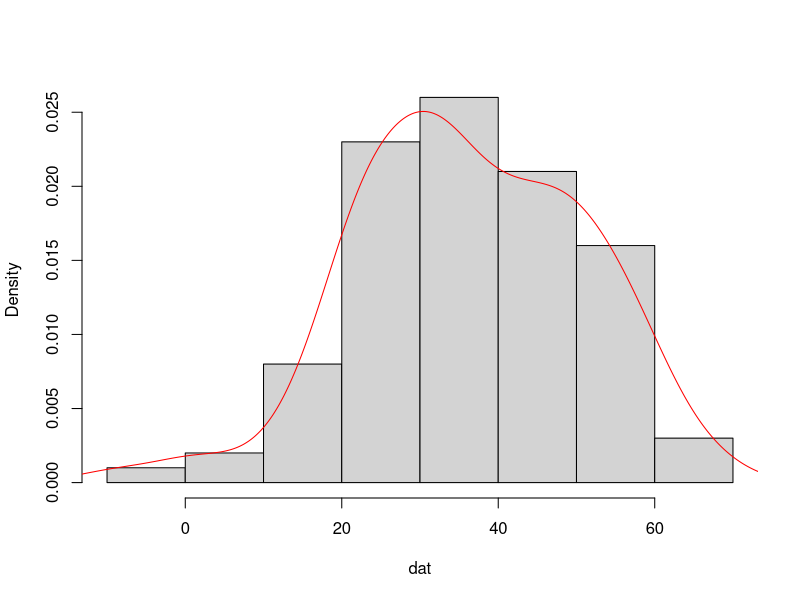
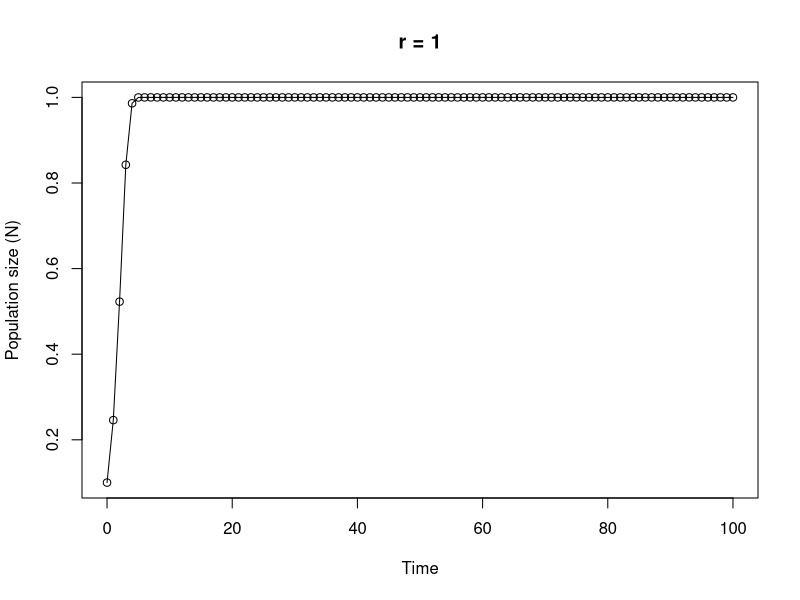

Source code (R) for these figures, in order:
## ----Q1, results = 'asis'--------------------------------------------------------------------------------------------------------------------------------------------------------------------------------------

# area of a circle
# the equation to calculate the area of a circle is pi * radius^2

circle.area <- function(d){ 
	pi * (d/2)^2
}

# to use your new function

circle.area(10)
# [1] 78.53982

# to test on a vector of diameters
# first create a vector with diameters ranging from 0 to 50 in steps of 10

cir.diam <- seq(from = 0, to = 50, by = 10)

# test your function

circle.area(cir.diam)
# [1]    0.00000   78.53982  314.15927  706.85835 1256.63706 1963.49541


## ----Q2, tidy = TRUE-------------------------------------------------------------------------------------------------------------------------------------------------------------------------------------------

far.cent <- function(a){
	val <- (a-32)*5/9
	print(paste("Fahrenheit: ", round(a, digits = 3), "oF",sep = " "), quote = FALSE)# round 3dp
	print(paste("Centigrade: ", round(val, digits = 3), "oC", sep = " "), quote = FALSE)# round 3dp
}

# alternative Fahrenheit to centigrade using cat function

far.cent2 <- function(a){
	val <- (a - 32) * 5/9	#calculation
	cat("Fahrenheit: ", round(a, digits = 3), "oF", "\n")   # use cat function
	cat("Centigrade: ", round(val, digits = 3), "oC", "\n")   
}



## ----Q3--------------------------------------------------------------------------------------------------------------------------------------------------------------------------------------------------------

# Create a vector of normally distributed data
# length 100, mean 35 and standard deviation of 29

vals <- rnorm(100, 35, 15)	# create some norm dist data mean 35, sd = 15

summary.fun <- function(dat){
	mymean <- round(mean(dat), digits = 4)      	# calc mean
	mymedian <- round(median(dat), digits = 4)    # calc median
	mymin <- round(min(dat), digits = 4)          # calc min
	mymax <- round(max(dat), digits = 4)          # calc max
	print(paste("mean:", mymean, sep = " "), quote = FALSE)     # print mean
	print(paste("median:", mymedian, sep = " "), quote = FALSE)     # print median
	print(paste("range:", "from:", mymin, "to", mymax, sep = " "), quote = FALSE) 
	dens <- density(dat)                          # estimate density curve
	hist(dat, main = "",type = "l",freq = FALSE)  # plot histogram
	lines(dens, lty = 1, col = "red")             # plot density curve
}

# use the function
summary.fun(vals)


## ----Q4--------------------------------------------------------------------------------------------------------------------------------------------------------------------------------------------------------

# calculate a median

ourmedian <- function(x){
	n <- length(x)
	if (n %% 2 == 1)      # odd numbers
	  sort(x)[(n + 1)/2]  # find the middle number by adding 1 to length and div 2
	else {                # even numbers
	  middletwo <- sort(x)[(n/2) + 0:1]   #find the two middle numbers
	  mean(middletwo)
	  }
}

# use the function
mydat <- sample(1:50, size = 10, replace = TRUE )

# our function
ourmedian(mydat)

# R median function
median(mydat)


## ----Q5, tidy = TRUE-------------------------------------------------------------------------------------------------------------------------------------------------------------------------------------------

# function to simulate Ricker model

Ricker.model <- function(nzero, r, time, K=1){     # sets initial parameters
  N <- numeric(time + 1)    # creates a real vector of length time+1 to store values of Nt+1
  N[1] <- nzero             # sets initial population size in first element of N
  for (i in 1:time) {				# loops over time
      N[i+1] <- N[i]*exp(r*(1 - N[i]/K))    
  }
  Time <- 0:time   					 # creates vector for x axis
  plot(Time, N, type = "o", xlim = c(0, time), xlab = "Time", ylab = "Population size (N)", main = paste("r =", r, sep=" "))   # plots     output
}

# To run
# play around with the different parameters, especially r
Ricker.model(nzero=0.1,r=1,time=100)


